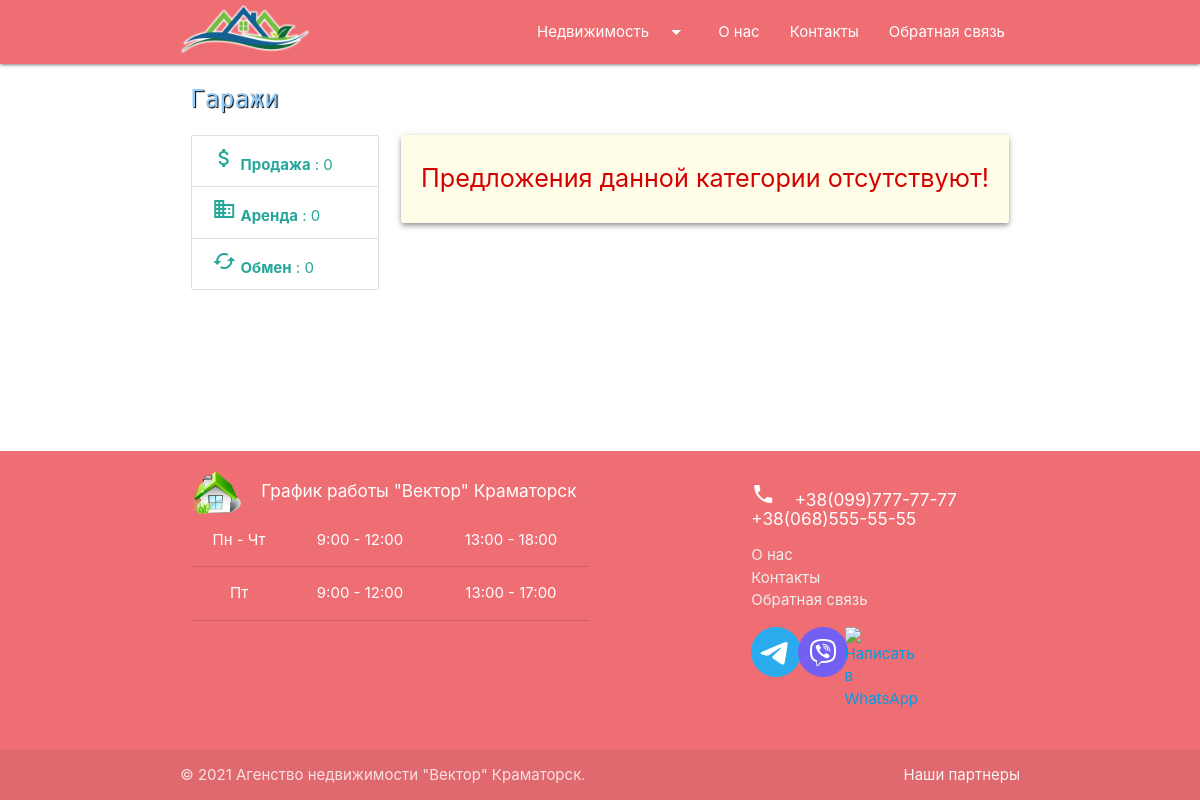
Before: /garages/ with the older database file.
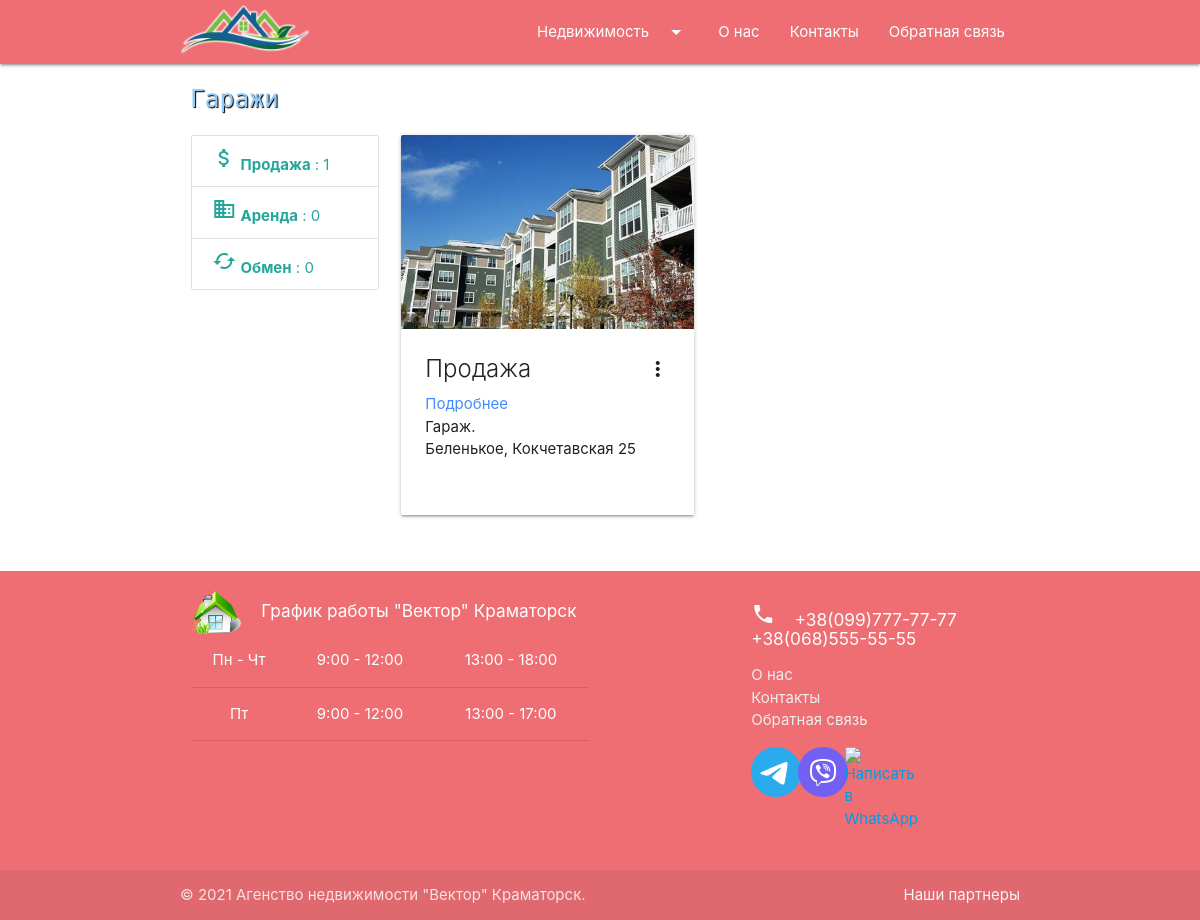
After: the same page with the newer database file.
### agency/models.py (models this page shows, shortened)
class Garage(models.Model):
    slug_title = 'Garage'
    created_at = models.DateTimeField(auto_now_add=True, verbose_name='Создано')
    updated_at = models.DateTimeField(auto_now=True, verbose_name='Обновлено')
    proposal_type = models.CharField(max_length=8, choices=_PROP_CHOICES, default=_SALE, verbose_name='Тип предложения')
    price = models.FloatField(verbose_name='Цена $')
    total_area = models.FloatField(
        default=10.0, validators=[MinValueValidator(3.0), MaxValueValidator(200.0)], verbose_name='Общая площадь кв.м'
    )
    address = models.CharField(max_length=65, verbose_name='Адрес')
    description = models.TextField(blank=True, max_length=400, verbose_name='Описание')
    image = models.ImageField(upload_to="Garages/", blank=True,  verbose_name='Фото')
    realtors = models.ManyToManyField(Realtor, blank=True, verbose_name='Риелтор')
    class Meta:
        verbose_name = 'Гараж'
        verbose_name_plural = 'Гаражи'
        ordering = ['created_at']

### agency/views.py (the view)
# urls.py: path('garages/', GaragesView.as_view(), name='garages'),
class GaragesView(ListView):
    model = Garage
    template_name = 'agency/garages.html'
    context_object_name = 'garages'
    paginate_by = 6
    def get_context_data(self, **kwargs):
        context = super().get_context_data(**kwargs)
        context['title'] = "Гаражи"
        return context
    def get_queryset(self):
        return Garage.objects.all()

### agency/templatetags/garages_tags.py (called while the page is built)
@register.inclusion_tag('agency/garagesSidebarTmpl.html')
def count_garages():
    garagesBySale = len(Garage.objects.filter(proposal_type='sale'))
    garagesByExchange = len(Garage.objects.filter(proposal_type='exchange'))
    garagesByRental = len(Garage.objects.filter(proposal_type='rental'))
    return {
        "garagesBySale": garagesBySale,
        "garagesByExchange": garagesByExchange,
        "garagesByRental": garagesByRental,
    }

### agency/templates/agency/garages.html (shortened to what this page needs)
{% extends 'index.html' %}
{% block content %}
<div class="container">
    <h5 class="pageTitle">{{ title }}</h5>
    <div class="row">
        <div class="col s12 m12 l3">
            {% include 'inc/_garages_sidebar.html' %}
        </div>
        <div class="col s12 m12 l9">
            {% if not garages %}
                <div class="col s12 card-panel yellow lighten-5 z-depth-2" style="text-align: center;">
                    <p class="flow-text red-text text-accent-4">Предложения данной категории отсутствуют!</p>
                </div>
            {% endif %}
            <div class="row">
                {% for item in garages %}
                <div class="col s12 m6 l6 xl4">
                    <div class="card sticky-action hoverable card_flat">
                        <div class="card-image waves-effect waves-block waves-light">
                            <img class="activator" src="{{ item.image.url }}">
                        </div>
                        <div class="card-content">
                            <span class="card-title activator grey-text text-darken-4">
                                {% if item.proposal_type == 'sale' %}
                                    Продажа
                                {% elif item.proposal_type == 'rental' %}
                                    Аренда
                                {% elif item.proposal_type == 'exchange' %}
                                    Обмен
                                {% else %}
                                    unknown
                                {% endif %}
                                <i class="material-icons right">more_vert</i>
                            </span>
                            <a href="{{ item.get_absolute_url }}" style="color: #448aff;">Подробнее</a>
                            <p>Гараж.</p>
                            <p>{{ item.address }}</p>
                        </div>
                    </div>
                </div>
                {% endfor %}
            </div>
            <div class="col s12 paginator" style="display: flex; justify-content: center;">
            </div>
        </div>
    </div>
</div>
{% endblock %}

### templates/index.html (shortened to what this page needs)
<!DOCTYPE html>
{% load static %}
<html lang="en">
<head>
    <link rel="stylesheet" href="{% static 'css/main.css' %}">
    <link rel="stylesheet" href="https://cdnjs.cloudflare.com/ajax/libs/materialize/1.0.0/css/materialize.min.css">
    <link rel="stylesheet" href="https://cdnjs.cloudflare.com/ajax/libs/fancybox/3.5.7/jquery.fancybox.min.css" />
</head>
<body>
{% include 'inc/_nav.html' %}
<main>
    {% block content %}CONTENT{% endblock %}
</main>
{% include 'inc/_footer.html' %}
</body>
</html>

### templates/inc/_nav.html (shortened to what this page needs)
<header>
    <nav class="sidenav-trigger">
        <div class="nav-wrapper">
            <div class="container">
                <a href="{% url 'home' %}" class="brand-logo"><img style="width: 130px; margin-top: 4px;" src="/media/logos/logo3.png"></a>
                <ul id="nav-mobile" class="right hide-on-med-and-down">
                    <li><a class="dropdown-trigger" href="#!" data-target="dropdown1">Недвижимость<i class="material-icons right">arrow_drop_down</i></a></li>
                    <li><a href="#">О нас</a></li>
                    <li><a href="#">Контакты</a></li>
                    <li><a href="#">Обратная связь</a></li>
                </ul>
            </div>
        </div>
    </nav>
</header>

### templates/inc/_garages_sidebar.html
{% load garages_tags %}
{% count_garages %}

### agency/templates/agency/garagesSidebarTmpl.html
<div class="collection">
    <a href="#" class="collection-item">
        <i class="material-icons">attach_money</i>
        <b>Продажа</b> : {{ garagesBySale }}
    </a>
    <a href="#" class="collection-item">
        <i class="material-icons">business</i>
        <b>Аренда</b> : {{ garagesByExchange }}
    </a>
    <a href="#" class="collection-item">
        <i class="material-icons">cached</i>
        <b>Обмен</b> : {{ garagesByRental }}
    </a>
</div>

### templates/inc/_footer.html
<footer class="page-footer">
    <div class="container">
        <div class="row">
            <div class="col l6 s12">
                <div class="row">
                    <div class="col s2">
                        <a href="{% url 'home' %}"><img class="footerLogo" src="/media/logos/logo1.png" alt="footer_logo"></a>
                    </div>
                    <div class="col s10">
                        <h6 class="white-text">График работы "Вектор" Краматорск</h6>
                    </div>
                    <div class="col s12">
                        <table class="centered">
                            <tr>
                                <td>Пн - Чт</td>
                                <td>9:00 - 12:00</td>
                                <td>13:00 - 18:00</td>
                            </tr>
                            <tr>
                                <td>Пт</td>
                                <td>9:00 - 12:00</td>
                                <td>13:00 - 17:00</td>
                            </tr>
                        </table>
                    </div>
                </div>
            </div>
            <div class="col l4 offset-l2 s12">
                <h6 class="white-text">
                    <i class="material-icons">phone</i>&nbsp;&nbsp;&nbsp;
                    +38(099)777-77-77 &nbsp;&nbsp;&nbsp;&nbsp;&nbsp; +38(068)555-55-55
                </h6>
                <ul>
                    <li><a class="grey-text text-lighten-3" href="#!">О нас</a></li>
                    <li><a class="grey-text text-lighten-3" href="#!">Контакты</a></li>
                    <li><a class="grey-text text-lighten-3" href="#!">Обратная связь</a></li>
                </ul>
                <div class="row">
                    <div class="col s2">
                        <a title="Telegram" href="#" target="_blank"><img src="/media/logos/Telegram.png" alt="Написать в Telegram" /></a>
                    </div>
                    <div class="col s2">
                        <a title="Viber" href="#" target="_blank"><img src="/media/logos/Viber.png" alt="Написать в Viber" /></a>
                    </div>
                    <div class="col s2">
                        <a title="WhatsApp" href="#" target="_blank"><img src="/media/logos/WhatsApp.png" alt="Написать в WhatsApp" /></a>
                    </div>
                </div>
            </div>
        </div>
    </div>
    <div class="footer-copyright">
        <div class="container">
            © 2021 Агенство недвижимости "Вектор" Краматорск.
            <a class="grey-text text-lighten-4 right" href="#!">Наши партнеры</a>
        </div>
    </div>
</footer>

### rental/static/css/main.css (style rules this page uses)
body { display: flex; min-height: 100vh; flex-direction: column; }
main { flex: 1 0 auto; }
.footerLogo { display: block; margin-left: auto; margin-right: auto; width: 50px; transition: 1s; }
.pageTitle { font-family: 'Rubik Mono One', sans-serif; color: #90caf9; text-shadow: 1px 1px 1px black; margin-left: 5px; padding: 5px; }
@media screen and (min-width: 993px) { .card_flat { height: 380px; } }

Changed rows visible on the page:
added Garage: image (picture), proposal_type "Продажа", address "Беленькое, Кокчетавская 25"
Other visible differences:
{{ garagesBySale }}: "0" → "1"
text no longer shown: "Предложения данной категории отсутствуют!"
